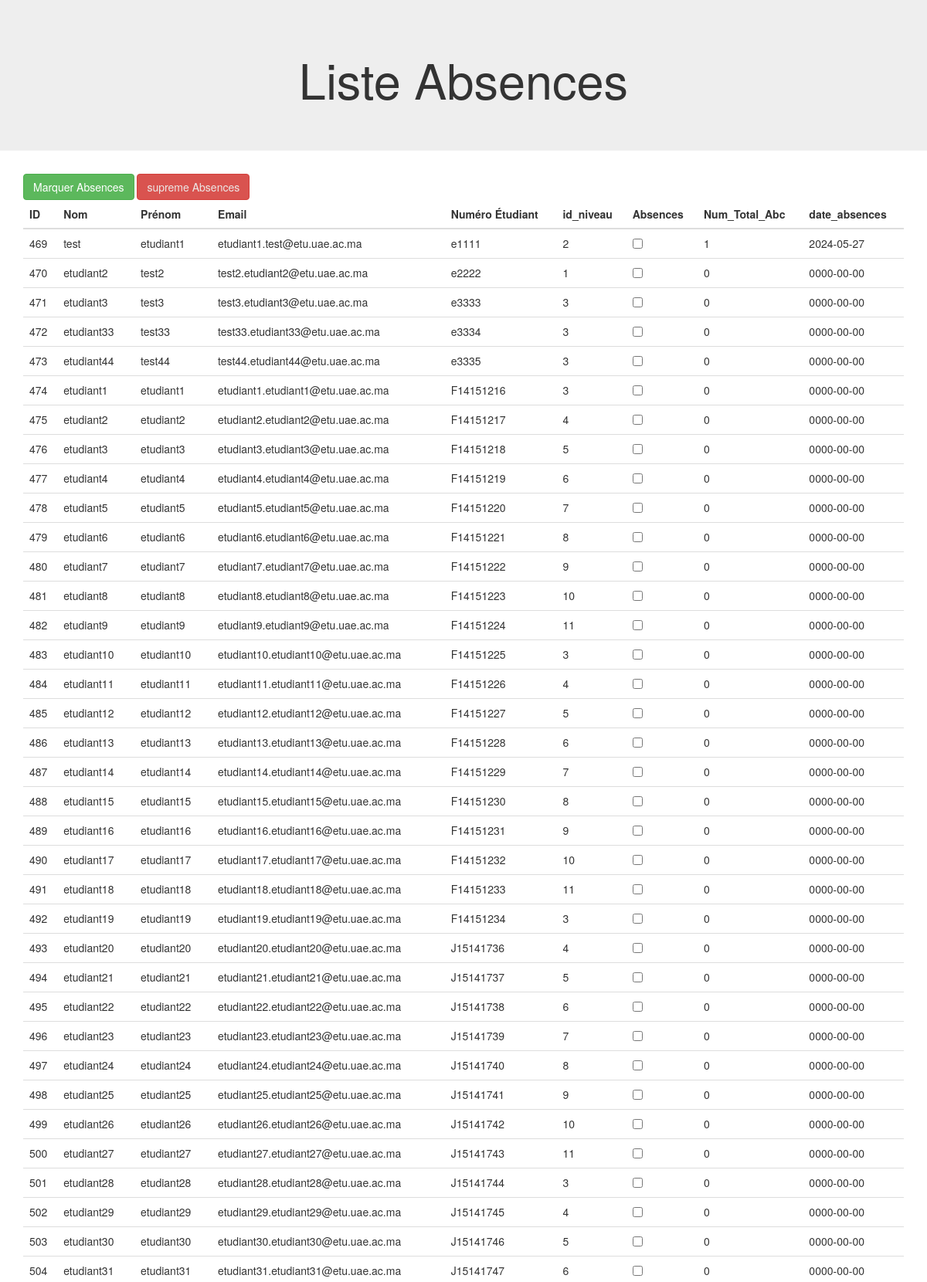
Screenshot of /abscence/index.php (upper part) with the database file from the repository.
### tables this page shows
CREATE TABLE `absences` (
  `id_ab` int(11) NOT NULL,
  `nom` varchar(100) NOT NULL,
  `prenom` varchar(100) NOT NULL,
  `gmail` varchar(100) NOT NULL,
  `num_etudiant` varchar(11) NOT NULL,
  `id_niveau` int(11) NOT NULL,
  `Absences` varchar(50) NOT NULL,
  `Num_Total_Abc` int(11) NOT NULL,
  `date_absences` date NOT NULL
);

### abscence/index.php (the view, shortened to what this page needs)
<?php
 require_once './conn.php';
$req = $conn->prepare('SELECT * FROM absences ');
$req->execute();
$result = $req->fetchAll(PDO::FETCH_ASSOC);
?>
<!DOCTYPE html>
<html lang="en">
<head>
  <link rel="stylesheet" href="https://maxcdn.bootstrapcdn.com/bootstrap/3.4.1/css/bootstrap.min.css">
  <link rel="stylesheet" href="style1.css">
</head>
<body>
  <div class="jumbotron text-center">
    <h1>Liste Absences</h1>
  </div>
  <div class="container">
    <form method="post">
    <div>
        <input type="submit" name="absences" value="Marquer Absences" class="btn btn-success">
        <input  type="submit" id="a" name="absences_sp" value="supreme Absences" class="btn btn-danger">
      </div>
      <table class="table">
        <thead>
          <tr>
            <th>ID</th>
            <th>Nom</th>
            <th>Prénom</th>
            <th>Email</th>
            <th>Numéro Étudiant</th>
            <th>id_niveau</th>
            <th>Absences</th>
            <th>Num_Total_Abc</th>
            <th>date_absences</th>
          </tr>
        </thead>
        <tbody>
          <?php foreach ($result as $student) { ?>
            <tr>
              <td><?=$student['id_ab'];?></td>
              <td><?=$student['nom'];?></td>
              <td><?=$student['prenom'];?></td>
              <td><?=$student['gmail'];?></td>
              <td><?=$student['num_etudiant'];?></td>
              <td><?=$student['id_niveau'];?></td>
              <td><input type="checkbox" name="absence[<?=$student['id_ab'];?>]" value="1"></td>
              <td><?=$student['Num_Total_Abc'];?></td>
              <td><?=$student['date_absences'];?></td>
            </tr>
          <?php } ?>
        </tbody>
      </table>
    </form>
  </div>
</body>
</html>

### abscence/style1.css (style rules this page uses)
#a { color:#ece8e6; }

### rows the page displays
absences: id_ab "469", nom "test", prenom "etudiant1", gmail "etudiant1.test@etu.uae.ac.ma", num_etudiant "e1111", id_niveau "2", Num_Total_Abc "1", date_absences "2024-05-27"
absences: id_ab "470", nom "etudiant2", prenom "test2", gmail "test2.etudiant2@etu.uae.ac.ma", num_etudiant "e2222", id_niveau "1", Num_Total_Abc "0", date_absences "0000-00-00"
absences: id_ab "471", nom "etudiant3", prenom "test3", gmail "test3.etudiant3@etu.uae.ac.ma", num_etudiant "e3333", id_niveau "3", Num_Total_Abc "0", date_absences "0000-00-00"
absences: id_ab "472", nom "etudiant33", prenom "test33", gmail "test33.etudiant33@etu.uae.ac.ma", num_etudiant "e3334", id_niveau "3", Num_Total_Abc "0", date_absences "0000-00-00"
absences: id_ab "473", nom "etudiant44", prenom "test44", gmail "test44.etudiant44@etu.uae.ac.ma", num_etudiant "e3335", id_niveau "3", Num_Total_Abc "0", date_absences "0000-00-00"
absences: id_ab "474", nom "etudiant1", prenom "etudiant1", gmail "etudiant1.etudiant1@etu.uae.ac.ma", num_etudiant "F14151216", id_niveau "3", Num_Total_Abc "0", date_absences "0000-00-00"
absences: id_ab "475", nom "etudiant2", prenom "etudiant2", gmail "etudiant2.etudiant2@etu.uae.ac.ma", num_etudiant "F14151217", id_niveau "4", Num_Total_Abc "0", date_absences "0000-00-00"
absences: id_ab "476", nom "etudiant3", prenom "etudiant3", gmail "etudiant3.etudiant3@etu.uae.ac.ma", num_etudiant "F14151218", id_niveau "5", Num_Total_Abc "0", date_absences "0000-00-00"
absences: id_ab "477", nom "etudiant4", prenom "etudiant4", gmail "etudiant4.etudiant4@etu.uae.ac.ma", num_etudiant "F14151219", id_niveau "6", Num_Total_Abc "0", date_absences "0000-00-00"
absences: id_ab "478", nom "etudiant5", prenom "etudiant5", gmail "etudiant5.etudiant5@etu.uae.ac.ma", num_etudiant "F14151220", id_niveau "7", Num_Total_Abc "0", date_absences "0000-00-00"
absences: id_ab "479", nom "etudiant6", prenom "etudiant6", gmail "etudiant6.etudiant6@etu.uae.ac.ma", num_etudiant "F14151221", id_niveau "8", Num_Total_Abc "0", date_absences "0000-00-00"
absences: id_ab "480", nom "etudiant7", prenom "etudiant7", gmail "etudiant7.etudiant7@etu.uae.ac.ma", num_etudiant "F14151222", id_niveau "9", Num_Total_Abc "0", date_absences "0000-00-00"
absences: id_ab "481", nom "etudiant8", prenom "etudiant8", gmail "etudiant8.etudiant8@etu.uae.ac.ma", num_etudiant "F14151223", id_niveau "10", Num_Total_Abc "0", date_absences "0000-00-00"
absences: id_ab "482", nom "etudiant9", prenom "etudiant9", gmail "etudiant9.etudiant9@etu.uae.ac.ma", num_etudiant "F14151224", id_niveau "11", Num_Total_Abc "0", date_absences "0000-00-00"
absences: id_ab "483", nom "etudiant10", prenom "etudiant10", gmail "etudiant10.etudiant10@etu.uae.ac.ma", num_etudiant "F14151225", id_niveau "3", Num_Total_Abc "0", date_absences "0000-00-00"
absences: id_ab "484", nom "etudiant11", prenom "etudiant11", gmail "etudiant11.etudiant11@etu.uae.ac.ma", num_etudiant "F14151226", id_niveau "4", Num_Total_Abc "0", date_absences "0000-00-00"
absences: id_ab "485", nom "etudiant12", prenom "etudiant12", gmail "etudiant12.etudiant12@etu.uae.ac.ma", num_etudiant "F14151227", id_niveau "5", Num_Total_Abc "0", date_absences "0000-00-00"
absences: id_ab "486", nom "etudiant13", prenom "etudiant13", gmail "etudiant13.etudiant13@etu.uae.ac.ma", num_etudiant "F14151228", id_niveau "6", Num_Total_Abc "0", date_absences "0000-00-00"
absences: id_ab "487", nom "etudiant14", prenom "etudiant14", gmail "etudiant14.etudiant14@etu.uae.ac.ma", num_etudiant "F14151229", id_niveau "7", Num_Total_Abc "0", date_absences "0000-00-00"
absences: id_ab "488", nom "etudiant15", prenom "etudiant15", gmail "etudiant15.etudiant15@etu.uae.ac.ma", num_etudiant "F14151230", id_niveau "8", Num_Total_Abc "0", date_absences "0000-00-00"
absences: id_ab "489", nom "etudiant16", prenom "etudiant16", gmail "etudiant16.etudiant16@etu.uae.ac.ma", num_etudiant "F14151231", id_niveau "9", Num_Total_Abc "0", date_absences "0000-00-00"
absences: id_ab "490", nom "etudiant17", prenom "etudiant17", gmail "etudiant17.etudiant17@etu.uae.ac.ma", num_etudiant "F14151232", id_niveau "10", Num_Total_Abc "0", date_absences "0000-00-00"
absences: id_ab "491", nom "etudiant18", prenom "etudiant18", gmail "etudiant18.etudiant18@etu.uae.ac.ma", num_etudiant "F14151233", id_niveau "11", Num_Total_Abc "0", date_absences "0000-00-00"
absences: id_ab "492", nom "etudiant19", prenom "etudiant19", gmail "etudiant19.etudiant19@etu.uae.ac.ma", num_etudiant "F14151234", id_niveau "3", Num_Total_Abc "0", date_absences "0000-00-00"
absences: id_ab "493", nom "etudiant20", prenom "etudiant20", gmail "etudiant20.etudiant20@etu.uae.ac.ma", num_etudiant "J15141736", id_niveau "4", Num_Total_Abc "0", date_absences "0000-00-00"
absences: id_ab "494", nom "etudiant21", prenom "etudiant21", gmail "etudiant21.etudiant21@etu.uae.ac.ma", num_etudiant "J15141737", id_niveau "5", Num_Total_Abc "0", date_absences "0000-00-00"
absences: id_ab "495", nom "etudiant22", prenom "etudiant22", gmail "etudiant22.etudiant22@etu.uae.ac.ma", num_etudiant "J15141738", id_niveau "6", Num_Total_Abc "0", date_absences "0000-00-00"
absences: id_ab "496", nom "etudiant23", prenom "etudiant23", gmail "etudiant23.etudiant23@etu.uae.ac.ma", num_etudiant "J15141739", id_niveau "7", Num_Total_Abc "0", date_absences "0000-00-00"
absences: id_ab "497", nom "etudiant24", prenom "etudiant24", gmail "etudiant24.etudiant24@etu.uae.ac.ma", num_etudiant "J15141740", id_niveau "8", Num_Total_Abc "0", date_absences "0000-00-00"
absences: id_ab "498", nom "etudiant25", prenom "etudiant25", gmail "etudiant25.etudiant25@etu.uae.ac.ma", num_etudiant "J15141741", id_niveau "9", Num_Total_Abc "0", date_absences "0000-00-00"
absences: id_ab "499", nom "etudiant26", prenom "etudiant26", gmail "etudiant26.etudiant26@etu.uae.ac.ma", num_etudiant "J15141742", id_niveau "10", Num_Total_Abc "0", date_absences "0000-00-00"
absences: id_ab "500", nom "etudiant27", prenom "etudiant27", gmail "etudiant27.etudiant27@etu.uae.ac.ma", num_etudiant "J15141743", id_niveau "11", Num_Total_Abc "0", date_absences "0000-00-00"
absences: id_ab "501", nom "etudiant28", prenom "etudiant28", gmail "etudiant28.etudiant28@etu.uae.ac.ma", num_etudiant "J15141744", id_niveau "3", Num_Total_Abc "0", date_absences "0000-00-00"
absences: id_ab "502", nom "etudiant29", prenom "etudiant29", gmail "etudiant29.etudiant29@etu.uae.ac.ma", num_etudiant "J15141745", id_niveau "4", Num_Total_Abc "0", date_absences "0000-00-00"
absences: id_ab "503", nom "etudiant30", prenom "etudiant30", gmail "etudiant30.etudiant30@etu.uae.ac.ma", num_etudiant "J15141746", id_niveau "5", Num_Total_Abc "0", date_absences "0000-00-00"
absences: id_ab "504", nom "etudiant31", prenom "etudiant31", gmail "etudiant31.etudiant31@etu.uae.ac.ma", num_etudiant "J15141747", id_niveau "6", Num_Total_Abc "0", date_absences "0000-00-00"
